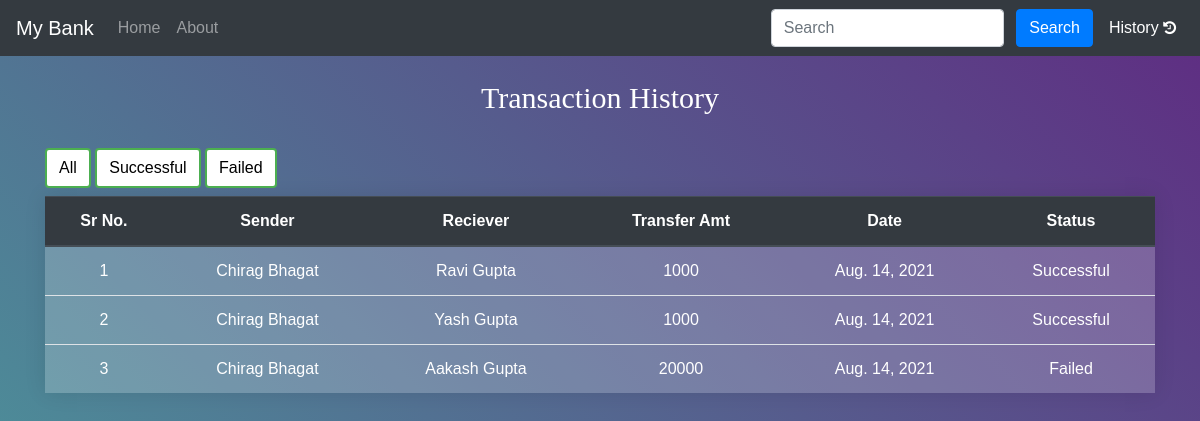
Screenshot of /transaction with the database file from the repository.
### accounts/models.py (models this page shows, shortened)
class transactions(models.Model):
    transaction_id = models.AutoField(primary_key=True)
    sender_id = models.IntegerField()
    sender_name = models.CharField(max_length=100,default="")
    receiver_id = models.IntegerField()
    receiver_name = models.CharField(max_length=100,default="")
    date = models.DateField(auto_now_add=True)
    amount = models.IntegerField()
    status = models.CharField(max_length=100,default="")

### accounts/views.py (the view)
# urls.py: path('transaction', views.transaction, name="transaction"),
def transaction(request):
    tr = transactions.objects.all().order_by('-date')
    genres = ["All","Successful","Failed"]
    if request.method=="POST":
        cat = request.POST.get('genre')
        if cat=="All":
            tr = transactions.objects.all().order_by('-date')
        else:
            tr = transactions.objects.filter(status=cat).order_by('-date')
    return render(request, 'accounts/transactions.html', {"tr":tr,"genres":genres})

### templates/accounts/transactions.html (shortened to what this page needs)
{% extends 'base.html' %}
{% block body %}
    <br>
    <h1 style="color:white;font-family: 'Playfair Display', serif;font-size: 30px;text-align:center;">Transaction History
    </h1>
    <br>
    <div class="container">
    <form method="POST">{% csrf_token %}
        {% for genre in genres %}
          <button type="submit" class="btn mb-2" name="genre" value="{{ genre }}">
            {{ genre }}
          </button>
        {% endfor %}
    </form>
    </div>
    <div class="container">
        <table class="table">
            <thead class="thead-dark">
                <tr>
                    <th>Sr No.</th>
                    <th>Sender</th>
                    <th>Reciever</th>
                    <th>Transfer Amt</th>
                    <th>Date</th>
                    <th>Status</th>
                </tr>
            </thead>
            <tbody>
                {% for t in tr %}
                <tr>
                    <td>{{forloop.counter}}</td>
                    <td>{{t.sender_name}}</td>
                    <td>{{t.receiver_name}}</td>
                    <td>{{t.amount}}</td>
                    <td>{{t.date}}</td>
                    <td>{{t.status}}</td>
                </tr>
                {% endfor %}
            </tbody>
        </table>
    </div>
{% endblock body %}

### rows the page displays
transactions: sender_name "Chirag Bhagat", receiver_name "Ravi Gupta", amount "1000", date "Aug. 14, 2021", status "Successful"
transactions: sender_name "Chirag Bhagat", receiver_name "Yash Gupta", amount "1000", date "Aug. 14, 2021", status "Successful"
transactions: sender_name "Chirag Bhagat", receiver_name "Aakash Gupta", amount "20000", date "Aug. 14, 2021", status "Failed"

### other values shown
{{ genre }} "All" "Successful" "Failed"
